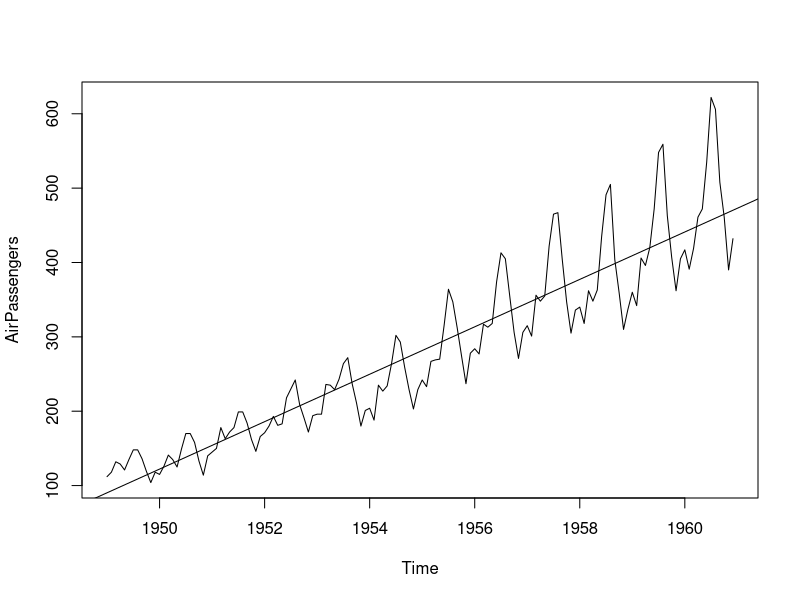
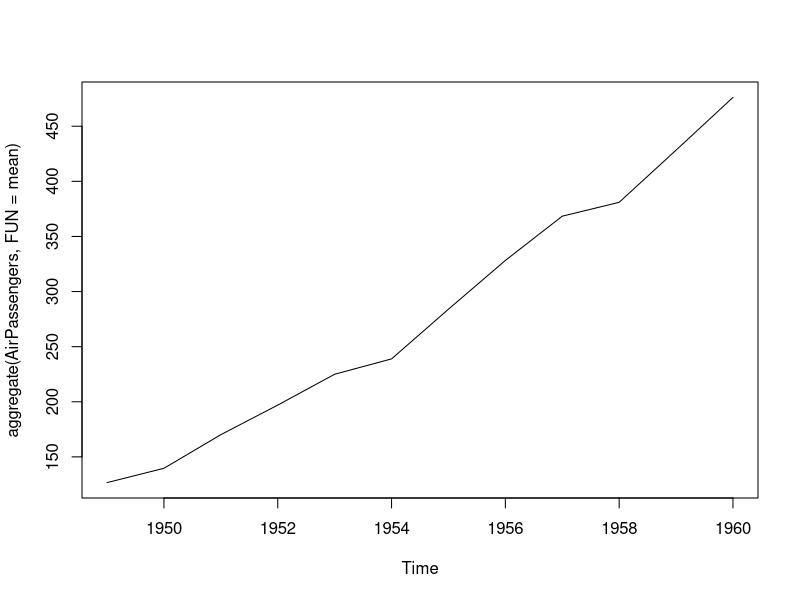
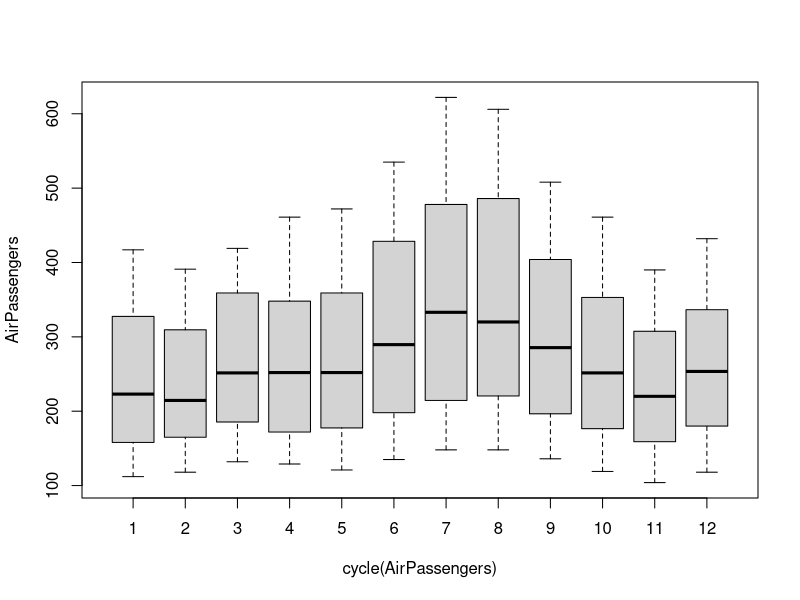
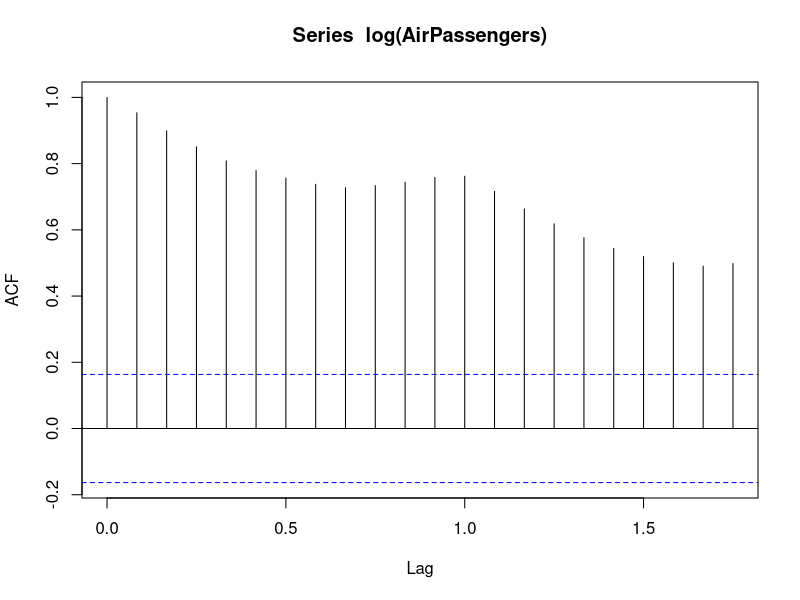
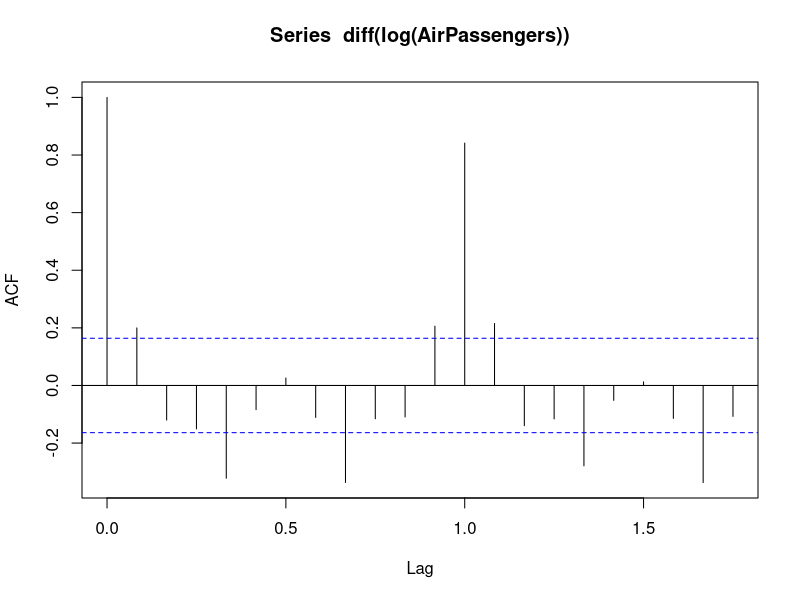

Recreate these plots in R, in order.
data("AirPassengers")
class(AirPassengers)
start(AirPassengers)
end(AirPassengers)
frequency(AirPassengers)
summary(AirPassengers)
plot(AirPassengers)
abline(reg=lm(AirPassengers ~ time(AirPassengers)))
cycle(AirPassengers)
plot(aggregate(AirPassengers, FUN = mean))
boxplot(AirPassengers ~ cycle(AirPassengers))
acf(log(AirPassengers))
acf(diff(log(AirPassengers)))
fit <- arima(log(AirPassengers), c(0, 1, 1), seasonal = list(order = c(0, 1, 1), period = 12))
